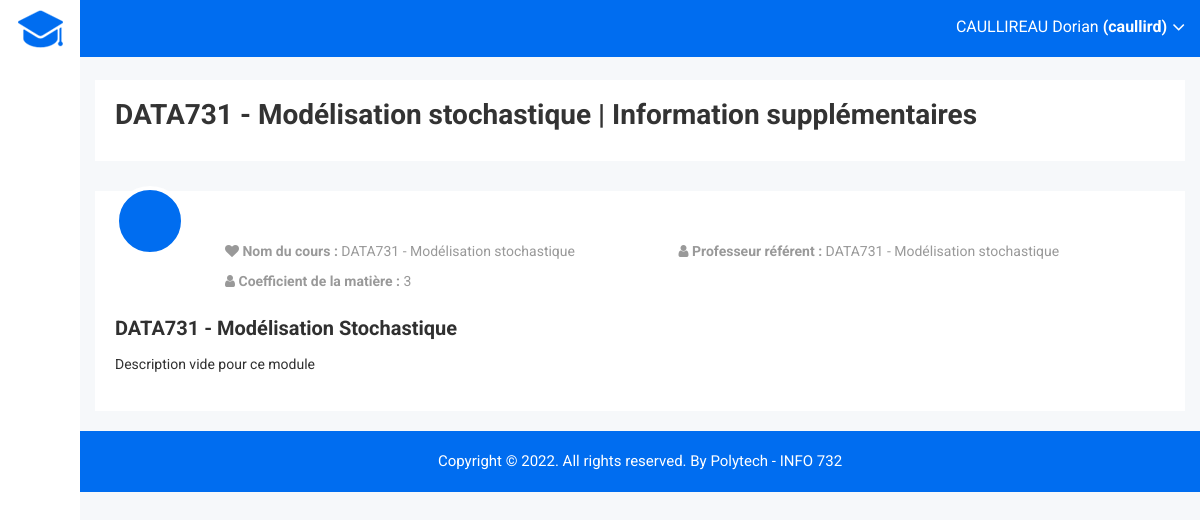
The page /?r=course/student&id=1 on the database its author committed.
### tables this page shows
CREATE TABLE IF NOT EXISTS internaluser (
    idinternaluser int(11) NOT NULL AUTO_INCREMENT,
    name_user varchar(100) NOT NULL,
    forname_user varchar(100) NOT NULL,
    email varchar(100) NOT NULL,
    password varchar(100) NOT NULL,
    username varchar(100) NULL,
    picture varchar(255) NULL,
    admin boolean NOT NULL default FALSE,
    deleted boolean NOT NULL default FALSE,
    PRIMARY KEY (idinternaluser)
    );

CREATE TABLE IF NOT EXISTS module (
    idmodule int(11) NOT NULL AUTO_INCREMENT,
    title_module varchar(100) NOT NULL,
    description_module varchar(2000) NOT NULL,
    gradecoefficient_module float NOT NULL,
    idteacher int(11) NOT NULL,
    FOREIGN KEY (idteacher) REFERENCES teacher(idteacher),
    PRIMARY KEY (idmodule)
    );

### controller/Controller.php (called while the page is built, shortened)
<?php
class Controller {
	public function render($view, $d=null) {
		$controller = get_class($this);
		$model = substr($controller, 0,
		strpos($controller, "Controller"));
		$data = $d;
		include_once "view/header.php";
		include_once "view/".strtolower($model)."/".$view.".php";
		include_once "view/footer.php";
	}
}

### controller/CourseController.php (called while the page is built, shortened)
<?php
class CourseController extends Controller {
    public function student(){
        like_student();
        $this->render("index", [
            'module' => Module::findOne(['idmodule' => parameters()['id']])
        ]);
    }
}

### index.php (called while the page is built, shortened)
<?php
include_once "db.php";
include_once "controller/route.php";

### model/Model.php (called while the page is built, shortened)
<?php
class Model {
	public function __construct($id=null) {
		$class = get_class($this);
		$table = strtolower($class);
		if ($id != null) {
			$st = db()->prepare("select * from $table where id$table=:id");
			$st->bindValue(":id", $id);
			$st->execute();
		}
	}
	public static function findOne($data, $operator = null, $params = null) {
        $table = strtolower(get_called_class());
        array_walk($data,
            function (&$v, $k) {
                if(is_string($v)){
                    $v = "$k = '$v'";
                }
                else{
                    $v = $k.' = '.$v;
                }
            }
        );
        if($operator == "or"){
            $res = implode(' or ', $data);
        }else{
            $res = implode(' and ', $data);
        }
        $sql = "select id$table from $table where $res";
        $st = db()->prepare($sql);
        $st->execute();
        $list = array();
        while($row = $st->fetch(PDO::FETCH_ASSOC)) {
            $list[] = new $class($row["id".$table]);
        }
        return $list;
    }
	public function __get($fieldName) {
		$varName = "_".$fieldName;
		if (property_exists(get_class($this), $varName))
			return $this->$varName;
		else {
			throw new Exception("Unknown variable: ".$fieldName." in ".get_class($this));
		}
	}
}

### db.php (called while the page is built)
<?php
$db = new PDO("mysql:host=localhost;dbname=info732","root","");
$db->exec("SET NAMES 'utf8';");
function db() { global $db; return $db; }

### tools.php (called while the page is built, shortened)
<?php
function like_student(){
    $iduser = 1;
    $_SESSION["user"] = InternalUser::findOne(['idinternaluser' => $iduser]);
}

### view/course/index.php (the view)
<div class="breadcome-area">
    <div class="container-fluid">
        <div class="row">
            <div class="col-lg-12 col-md-12 col-sm-12 col-xs-12">
                <div class="breadcome-list">
                    <div class="row">
                        <div class="col-lg-12 col-md-6 col-sm-12 col-xs-12">
                            <ul>
                                 <li><span><h1><?php echo $data['module'][0]->title_module; ?> | Information supplémentaires</h1></span>
                                </li>
                            </ul>
                        </div>
                    </div>
                </div>
            </div>
        </div>
    </div>
</div>
</div>
<div class="blog-details-area mg-b-15">
    <div class="container-fluid">
        <div class="row">
            <div class="col-lg-12 col-md-12 col-sm-12 col-xs-12">
                <div class="blog-details-inner">
                    <div class="row">
                        <div class="col-lg-12 col-md-12 col-sm-12 col-xs-12">
                            <div class="latest-blog-single blog-single-full-view">
                                <div class="blog-image">
                                    <a href="#"><img src="https://source.unsplash.com/random/1920x400? <?php $data['module'][0]->title_module; ?>" alt="" />
                                    </a>
                                    <div class="blog-date">
                                        <p><span class="blog-day"></span></p>
                                    </div>
                                </div>
                                <div class="blog-details blog-sig-details">
                                    <div class="details-blog-dt blog-sig-details-dt courses-info mobile-sm-d-n">
                                        <span><a href="#"><i class="fa fa-heart"></i> <b>Nom du cours : </b> <?php echo $data['module'][0]->title_module; ?></a></span>
                                        <span><a href="#"><i class="fa fa-user"></i> <b>Professeur référent : </b> <?php echo $data['module'][0]->title_module; ?></a></span>
                                        <span><a href="#"><i class="fa fa-user"></i> <b>Coefficient de la matière :</b> <?php echo $data['module'][0]->gradecoefficient_module; ?></a></span>
                                    </div>
                                    <h1><a class="blog-ht" href="#"><?php echo $data['module'][0]->title_module; ?></a></h1>
                                    <p><?php echo $data['module'][0]->description_module; ?></p>
                                </div>
                            </div>
                        </div>
                    </div>
                </div>
            </div>
        </div>
    </div>
</div>

### view/header.php (shortened to what this page needs)
<!doctype html>
<html class="no-js" lang="en">
<head>
    <link rel="stylesheet" href="css/bootstrap.min.css">
    <link rel="stylesheet" href="css/font-awesome.min.css">
    <link rel="stylesheet" href="css/owl.carousel.css">
    <link rel="stylesheet" href="css/owl.theme.css">
    <link rel="stylesheet" href="css/owl.transitions.css">
    <link rel="stylesheet" href="css/animate.css">
    <link rel="stylesheet" href="css/normalize.css">
    <link rel="stylesheet" href="css/meanmenu.min.css">
    <link rel="stylesheet" href="css/main.css">
    <link rel="stylesheet" href="css/educate-custon-icon.css">
    <link rel="stylesheet" href="css/morrisjs/morris.css">
    <link rel="stylesheet" href="css/scrollbar/jquery.mCustomScrollbar.min.css">
    <link rel="stylesheet" href="css/metisMenu/metisMenu.min.css">
    <link rel="stylesheet" href="css/metisMenu/metisMenu-vertical.css">
    <link rel="stylesheet" href="css/calendar/fullcalendar.min.css">
    <link rel="stylesheet" href="css/calendar/fullcalendar.print.min.css">
    <link rel="stylesheet" href="css/template_style.css">
    <link rel="stylesheet" href="css/responsive.css">
</head>
<body class="mini-navbar">
<div class="left-sidebar-pro">
    <nav id="sidebar" class="active">
        <div class="sidebar-header">
            <strong><a href="index.html"><img src="img/logo/logosn.png" alt="" /></a></strong>
        </div>
    </nav>
</div>
<div class="all-content-wrapper">
    <div class="container-fluid">
        <div class="row">
            <div class="col-lg-12 col-md-12 col-sm-12 col-xs-12">
                <div class="logo-pro">
                    <a href="index.html"><img class="main-logo" src="img/logo/logo.png" alt="" /></a>
                </div>
            </div>
        </div>
    </div>
    <div class="header-advance-area">
        <div class="header-top-area">
            <div class="container-fluid">
                <div class="row">
                    <div class="col-lg-12 col-md-12 col-sm-12 col-xs-12">
                        <div class="header-top-wraper">
                            <div class="row">
                                <div class="col-lg-1 col-md-0 col-sm-1 col-xs-12">
                                    <div class="menu-switcher-pro">
                                        <button type="button" id="sidebarCollapse" class="btn bar-button-pro header-drl-controller-btn btn-info navbar-btn">
                                        </button>
                                    </div>
                                </div>
                                <div class="col-lg-5 col-md-5 col-sm-12 col-xs-12">
                                    <div class="header-right-info">
                                        <ul class="nav navbar-nav mai-top-nav header-right-menu">
                                            <li class="nav-item">
                                                <a href="#" data-toggle="dropdown" role="button" aria-expanded="false" class="nav-link dropdown-toggle">
                                                    <span class="admin-name"><?php echo $_SESSION["user"][0]->name_user ;?> <?php echo $_SESSION["user"][0]->forname_user ;?> <b>(<?php echo $_SESSION["user"][0]->username ;?>)</b></span>
                                                    <i class="fa fa-angle-down edu-icon edu-down-arrow"></i>
                                                </a>
                                            </li>
                                        </ul>
                                    </div>
                                </div>
                                <div class="col-lg-2 col-md-3 col-sm-2 col-xs-4">
                                </div>
                            </div>
                        </div>
                    </div>
                </div>
            </div>
        </div>

### css/main.css (style rules this page uses)
html { color: #222; font-size: 1em; line-height: 1.4; }
audio, canvas, iframe, img, svg, video { vertical-align: middle; }

### rows shown on the page
internaluser: name_user "CAULLIREAU", forname_user "Dorian", username "caullird"
module: title_module "DATA731 - Modélisation stochastique", gradecoefficient_module "3", title_module "DATA731 - Modélisation Stochastique", description_module "Description vide pour ce module"
